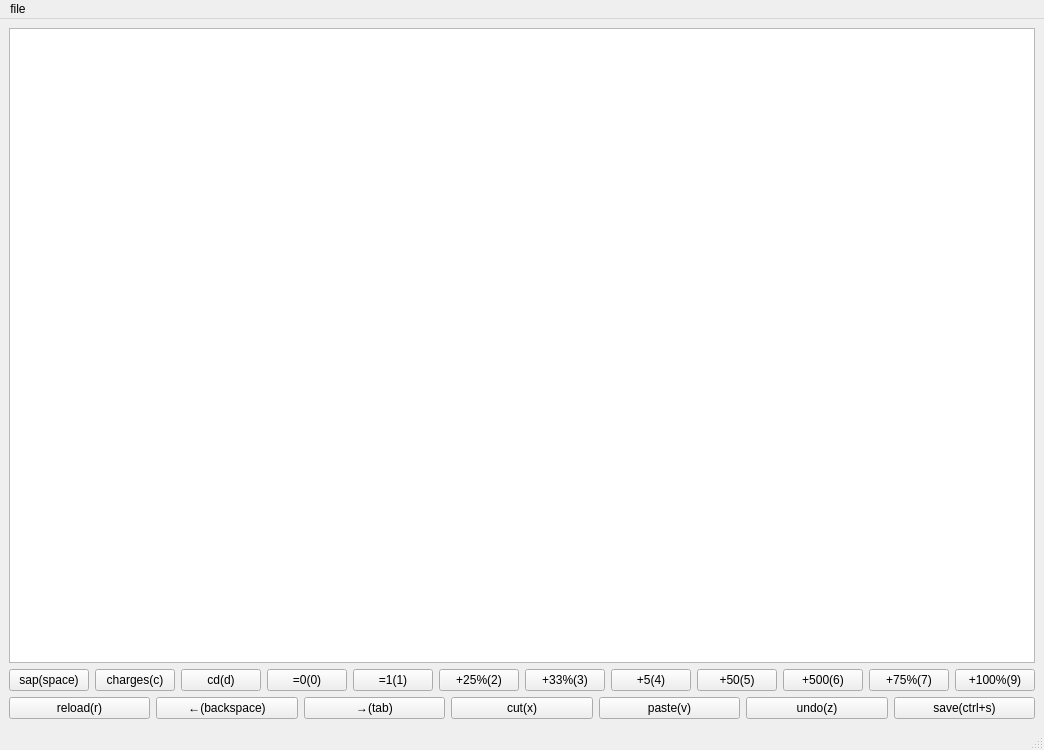
<?xml version="1.0" encoding="UTF-8"?>
<ui version="4.0">
 <class>MainWindow</class>
 <widget class="QMainWindow" name="MainWindow">
  <property name="geometry">
   <rect>
    <x>0</x>
    <y>0</y>
    <width>986</width>
    <height>750</height>
   </rect>
  </property>
  <property name="windowTitle">
   <string>MainWindow</string>
  </property>
  <widget class="QWidget" name="centralwidget">
   <layout class="QVBoxLayout" name="verticalLayout">
    <item>
     <widget class="QListView" name="listView">
      <property name="styleSheet">
       <string notr="true"/>
      </property>
     </widget>
    </item>
    <item>
     <layout class="QHBoxLayout" name="horizontalLayout_2">
      <item>
       <widget class="QPushButton" name="pushButton">
        <property name="text">
         <string>sap(space)</string>
        </property>
       </widget>
      </item>
      <item>
       <widget class="QPushButton" name="pushButton_10">
        <property name="text">
         <string>charges(c)</string>
        </property>
       </widget>
      </item>
      <item>
       <widget class="QPushButton" name="pushButton_3">
        <property name="text">
         <string>cd(d)</string>
        </property>
       </widget>
      </item>
      <item>
       <widget class="QPushButton" name="pushButton_11">
        <property name="text">
         <string>=0(0)</string>
        </property>
       </widget>
      </item>
      <item>
       <widget class="QPushButton" name="pushButton_12">
        <property name="text">
         <string>=1(1)</string>
        </property>
       </widget>
      </item>
      <item>
       <widget class="QPushButton" name="pushButton_15">
        <property name="text">
         <string>+25%(2)</string>
        </property>
       </widget>
      </item>
      <item>
       <widget class="QPushButton" name="pushButton_14">
        <property name="text">
         <string>+33%(3)</string>
        </property>
       </widget>
      </item>
      <item>
       <widget class="QPushButton" name="pushButton_16">
        <property name="text">
         <string>+5(4)</string>
        </property>
       </widget>
      </item>
      <item>
       <widget class="QPushButton" name="pushButton_13">
        <property name="text">
         <string>+50(5)</string>
        </property>
       </widget>
      </item>
      <item>
       <widget class="QPushButton" name="pushButton_17">
        <property name="text">
         <string>+500(6)</string>
        </property>
       </widget>
      </item>
      <item>
       <widget class="QPushButton" name="pushButton_19">
        <property name="text">
         <string>+75%(7)</string>
        </property>
       </widget>
      </item>
      <item>
       <widget class="QPushButton" name="pushButton_18">
        <property name="text">
         <string>+100%(9)</string>
        </property>
       </widget>
      </item>
     </layout>
    </item>
    <item>
     <layout class="QHBoxLayout" name="horizontalLayout">
      <item>
       <widget class="QPushButton" name="pushButton_2">
        <property name="text">
         <string>reload(r)</string>
        </property>
       </widget>
      </item>
      <item>
       <widget class="QPushButton" name="pushButton_9">
        <property name="text">
         <string>←(backspace)</string>
        </property>
       </widget>
      </item>
      <item>
       <widget class="QPushButton" name="pushButton_7">
        <property name="text">
         <string>→(tab)</string>
        </property>
       </widget>
      </item>
      <item>
       <widget class="QPushButton" name="pushButton_5">
        <property name="text">
         <string>cut(x)</string>
        </property>
       </widget>
      </item>
      <item>
       <widget class="QPushButton" name="pushButton_4">
        <property name="text">
         <string>paste(v)</string>
        </property>
       </widget>
      </item>
      <item>
       <widget class="QPushButton" name="pushButton_6">
        <property name="text">
         <string>undo(z)</string>
        </property>
       </widget>
      </item>
      <item>
       <widget class="QPushButton" name="pushButton_8">
        <property name="text">
         <string>save(ctrl+s)</string>
        </property>
       </widget>
      </item>
     </layout>
    </item>
   </layout>
  </widget>
  <widget class="QMenuBar" name="menubar">
   <property name="geometry">
    <rect>
     <x>0</x>
     <y>0</y>
     <width>986</width>
     <height>24</height>
    </rect>
   </property>
   <widget class="QMenu" name="menufile">
    <property name="title">
     <string>file</string>
    </property>
    <addaction name="actionopen"/>
    <addaction name="actionsave"/>
    <addaction name="actionsave_as"/>
    <addaction name="actionopen_now"/>
   </widget>
   <addaction name="menufile"/>
  </widget>
  <widget class="QStatusBar" name="statusbar"/>
  <action name="actionopen">
   <property name="text">
    <string>open</string>
   </property>
  </action>
  <action name="actionsave">
   <property name="text">
    <string>save</string>
   </property>
  </action>
  <action name="actionsave_as">
   <property name="text">
    <string>save as</string>
   </property>
  </action>
  <action name="actionopen_now">
   <property name="text">
    <string>open now</string>
   </property>
  </action>
 </widget>
 <resources/>
 <connections/>
</ui>
